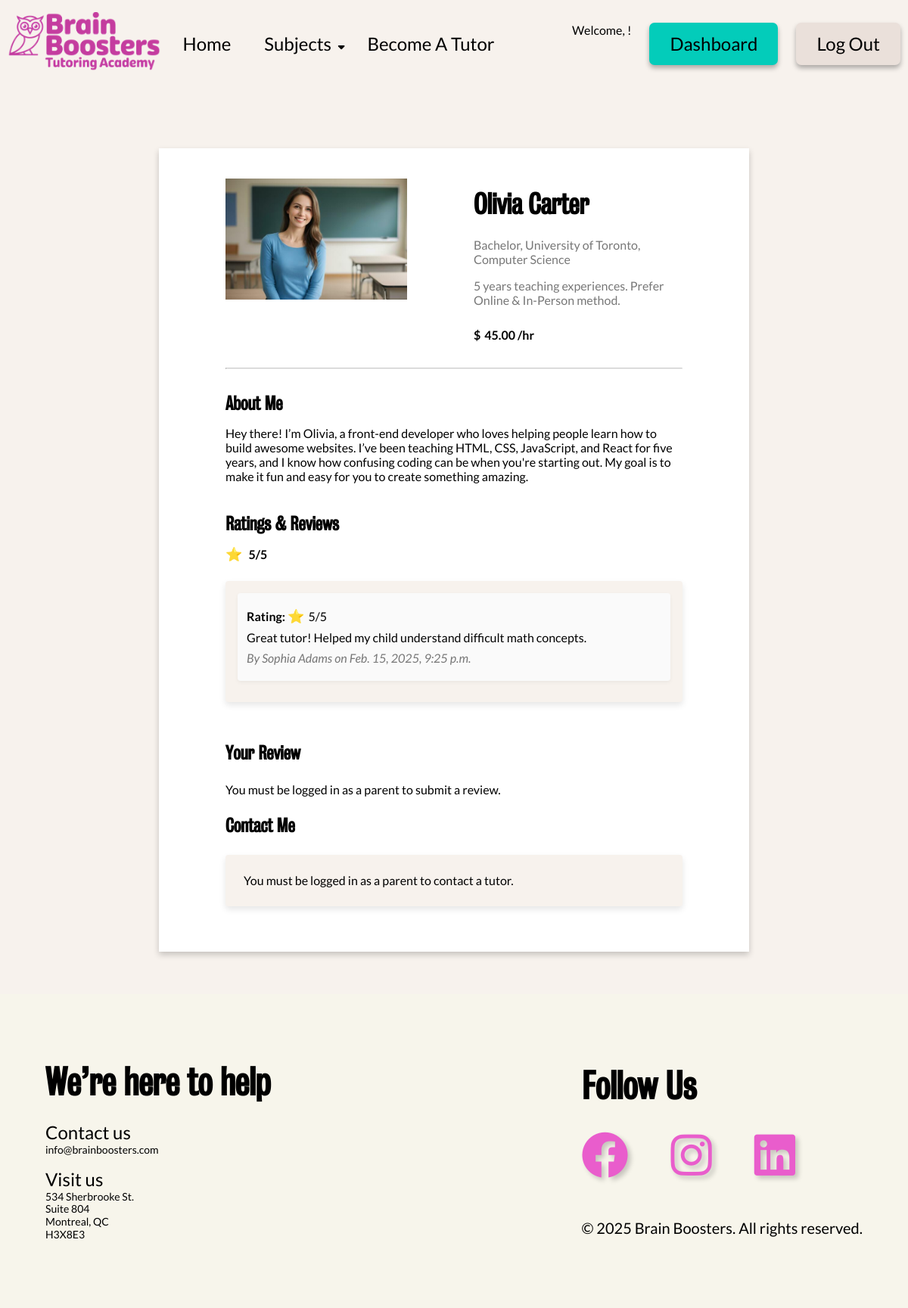
Screenshot of /tutors/1/ (signed in) with the database file from the repository.
### brainboosters/models.py (models this page shows, shortened)
class TutorProfile(models.Model):
    user = models.OneToOneField(User, on_delete=models.CASCADE, related_name='tutor_profile')
    name = models.CharField(max_length=80, null=True, blank=True)
    gender = models.CharField(max_length=10, choices=[('Male', 'Male'), ('Female', 'Female')], null=True, blank=True)
    degree = models.CharField(
        max_length=10,
        choices=[
            ('Bachelor', 'Bachelor'),
            ('Master', 'Master'),
            ('Ph.D.', 'Ph.D.'),
        ],
        null=True,
        blank=True
    )
    school = models.CharField(max_length=100, null=True, blank=True)
    major = models.CharField(max_length=100, null=True, blank=True)
    experience = models.CharField(max_length=100, null=True, blank=True)
    method = models.CharField(max_length=20, choices=[('In-Person', 'In-Person'), ('Online', 'Online'), ('Online & In-Person', 'Online & In-Person'),], null=True, blank=True)
    hourly_rate = models.DecimalField(max_digits=6, decimal_places=2, null=True, blank=True)
    description = models.CharField(max_length=300, null=True, blank=True)

class User(AbstractUser):
    user_type = models.CharField(
        max_length=10,
        choices=[
            ('tutor', 'Tutor'),
            ('parent', 'Parent'),
        ],
        null=True,
        blank=True
    )
    profile_picture = models.ImageField(
        upload_to='profile_pictures/',
        null=True,
        blank=True,
        help_text="Upload a profile picture"
    )
    contact_number = models.CharField(max_length=15, null=True, blank=True)

class Review(models.Model):
    tutor = models.ForeignKey(TutorProfile, on_delete=models.CASCADE, related_name='tutor_reviews')
    parent = models.ForeignKey(ParentProfile, on_delete=models.CASCADE, related_name='parent_reviews')
    rating = models.PositiveIntegerField()  # e.g., 1-5 stars
    text = models.TextField()
    created_at = models.DateTimeField(auto_now_add=True)

class ParentProfile(models.Model):
    user = models.OneToOneField(User, on_delete=models.CASCADE, related_name='parent_profile')
    name = models.CharField(max_length=80, null=True, blank=True)
    location = models.CharField(max_length=255, null=True, blank=True)
    child_name = models.CharField(max_length=50, null=True, blank=True)
    child_age = models.PositiveIntegerField(null=True, blank=True)
    child_grade = models.CharField(max_length=50, null=True, blank=True)

### brainboosters/views.py (the view)
# urls.py: path('tutors/<int:tutor_id>/', views.tutor_detail, name='tutor_detail'),
@login_required
def tutor_detail(request, tutor_id):
    tutor = get_object_or_404(TutorProfile, id=tutor_id)
    reviews = tutor.tutor_reviews.all()
    if request.method == 'POST':
        if 'submit_review' in request.POST:
            rating = request.POST.get('rating')
            comment = request.POST.get('comment')
            parent_profile = ParentProfile.objects.get(user=request.user)
            Review.objects.create(tutor=tutor, parent=parent_profile, rating=rating, text=comment)
            return redirect('tutor_detail', tutor_id=tutor_id)
        elif 'submit_contact' in request.POST:
            contact_form = ContactForm(request.POST)
            if contact_form.is_valid():
                return redirect('tutor_detail', tutor_id=tutor_id)
    else:
        contact_form = ContactForm()
    context = {
        'tutor': tutor,
        'reviews': reviews,
        'contact_form': contact_form,
    }
    return render(request, 'brainboosters/tutor_detail.html', context)

### brainboosters/templates/brainboosters/tutor_detail.html
{% extends 'base.html' %}
{% load static %}
{% block content %}
<div class="auth-container tutor-details">
  <div class="form-container">
    <div class="tutor-image-name">
      <img
        src="{{ tutor.user.profile_picture.url }}"
        alt="{{ tutor.name }}"
        class="tutor-image"
      />
      <div class="tutor-info">
        <h3>{{ tutor.name }}</h3>
        <p>{{ tutor.degree }}, {{ tutor.school }}, {{ tutor.major }}</p>
        <p>{{ tutor.experience }} teaching experiences. Prefer {{tutor.method}} method.</p>
        <div class="hourly-rates">
          <span class="dollar-icon">$</span>{{ tutor.hourly_rate }} /hr
        </div>
      </div>
    </div>
    <hr class="divider" />
    <h4>About Me</h4>
    <p class="tutor-detail-margin-p">{{ tutor.description }}</p>
    <h4>Ratings & Reviews</h4>
    <div class="rating-info"><span class="star-icon">⭐</span> 5/5</div>
    <div class="reviews-box">
      <div class="reviews">
        {% if reviews %} {% for review in reviews %}
        <div class="review">
            <p><strong>Rating:</strong>
                <span class="star-icon">⭐</span>{{ review.rating }}/5
            </p>
            <p>{{ review.text }}</p>
            <p>
            <em>By {{ review.parent.name }} on {{ review.created_at}}</em>
          </p>
        </div>
        {% endfor %} {% else %}
        <p>No reviews yet.</p>
        {% endif %}
      </div>
    </div>
    <h4 class="tutor-detail-margin">Your Review</h4>
    {% if user.is_authenticated and user.user_type == 'parent' %}
    <div class="review-form">
    <form method="post">
      {% csrf_token %}
      <label for="rating">Rating:</label>
      <div class="name-fields">
        <div class="input-box">
          <input type="number" name="rating" min="1" max="5" required placeholder="Enter rating (1-5)">
        </div>
      </div>
      <label for="comment">Comment:</label>
      <div class="input-box">
        <textarea name="comment" required placeholder="Write your review here..."></textarea>
      </div>
      <button type="submit" class="btn btn-primary" name="submit_review">Submit Review</button>
    </form>
  </div>
    {% else %}
        <p>You must be logged in as a parent to submit a review.</p>
    {% endif %}
    <h4 class="tutor-detail-margin">Contact Me</h4>
    <div class="contact-form">
      {% if user.is_authenticated and user.user_type == 'parent' %}
      <form method="post">
        {% csrf_token %}
        <div class="name-fields">
          <div class="form-group input-box">
            <label for="id_first_name"></label>
            {{ contact_form.first_name }}
          </div>
          <div class="form-group input-box">
            <label for="id_last_name"></label>
            {{ contact_form.last_name }}
          </div>
        </div>
        <div class="form-group input-box">
          <label for="id_email"></label>
          {{ contact_form.email }}
        </div>
        <div class="form-group input-box">
          <label for="id_message"></label>
          {{ contact_form.message }}
        </div>
        <button type="submit" class="btn btn-primary">Send Message</button>
      </form>
      {% else %}
      <p>You must be logged in as a parent to contact a tutor.</p>
      {% endif %}
    </div>
  </div>
</div>
{% endblock %}

### brainboosters/static/css/styles.css (style rules this page uses)
* { margin: 0; padding: 0; box-sizing: border-box; }
body { font-family: "Lato", sans-serif; font-size: 16px; line-height: 1.2; color: #000; background-color: #f7f2ed; }
h1, h2, h3, h4, h5, h6 { font-family: "Bureau Regular", sans-serif; }
h3 { font-size: 36px; line-height: 44px; margin-top: 20px; margin-bottom: 14px; }
h4 { font-size: 24px; margin-top: 24px; margin-bottom: 14px; }
.auth-container { display: flex; background-color: #f7f2ed; padding: 40px 88px; max-width: 780px; margin: 112px auto 56px; box-shadow: 0 4px 8px rgba(0, 0, 0, 0.2); flex-grow: 1; }
.auth-container.tutor-details { flex-direction: column; background-color: #fff; margin-top: 80px; }
.tutor-image-name { display: flex; flex-direction: row; align-items: flex-start; }
.tutor-image { width: 240px; height: auto; margin-right: 88px; }
.tutor-info { display: flex; flex-direction: column; justify-content: flex-start; }
.tutor-info h3 { margin: 12px 0 22px; }
.tutor-info p { color: #777; margin-bottom: 16px; }
.tutor-detail-margin { margin-bottom: 24px; }
.tutor-detail-margin-p { padding-bottom: 16px; }
.hourly-rates { font-size: 16px; margin: 10px 0; font-weight: bold; }
.dollar-icon { margin-right: 5px; }
.divider { border-top: 1px solid #ccc; margin: 24px 0 32px; }
.rating-info { font-size: 16px; margin-bottom: 24px; font-weight: bold; gap: 16px; }
.star-icon { font-size: 18px; margin-right: 5px; }
.reviews-box { background-color: #f7f2ed; padding: 16px; border-radius: 4px; box-shadow: 0 4px 8px rgba(0, 0, 0, 0.1); margin-bottom: 54px; }
.reviews { display: flex; flex-direction: column; gap: 12px; }
.review { padding: 12px; background-color: #fafafa; margin-bottom: 12px; border-radius: 4px; box-shadow: 0 2px 5px rgba(0, 0, 0, 0.05); }
.review p { margin: 8px 0; }
.review strong { font-weight: bold; }
.review em { font-style: italic; color: #777; }
.contact-form { background-color: #f7f2ed; padding: 24px; border-radius: 4px; box-shadow: 0 4px 8px rgba(0, 0, 0, 0.1); margin-bottom: 20px; }

### rows the page displays
TutorProfile: user.profile_picture (picture), name "Olivia Carter", degree "Bachelor", school "University of Toronto", major "Computer Science", experience "5 years", method "Online & In-Person", hourly_rate "45.00", description "Hey there! I’m Olivia, a front-end developer who loves helping people learn how to build awesome websites. I’ve been teaching HTML, CSS, JavaScript, and React for five years, and I know how confusing coding can be when you're starting out. My goal is to make it fun and easy for you to create something amazing."
Review: rating "5", text "Great tutor! Helped my child understand difficult math concepts.", parent.name "Sophia Adams", created_at "Feb. 15, 2025, 9:25 p.m."
